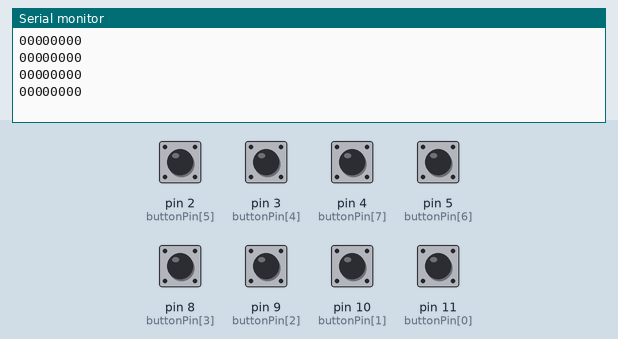
Recording of a sketch running on a simulated Arduino Uno, built with avr-gcc and run on an emulated ATmega328P. Parts: the last lines printed to the serial monitor. The test bench sets the inputs (shaded band); at power-on: pin 2 (buttonPin[5]), pin 3 (buttonPin[4]), pin 4 (buttonPin[7]), pin 5 (buttonPin[6]), pin 8 (buttonPin[3]), pin 9 (buttonPin[2]), pin 10 (buttonPin[1]), pin 11 (buttonPin[0]) LOW.

Above: at 1.8 s.
1.9 s: pin 2 (buttonPin[5]) pulled HIGH for 0.6 s
At 2.4 s:
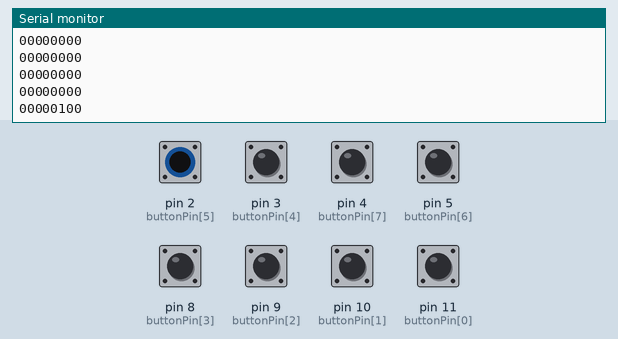
4.0 s: pin 3 (buttonPin[4]) pulled HIGH for 0.6 s
At 4.4 s:
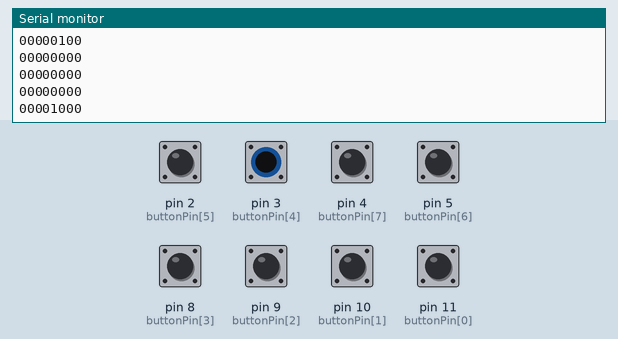
6.1 s: pin 4 (buttonPin[7]) pulled HIGH for 0.6 s
At 6.9 s:
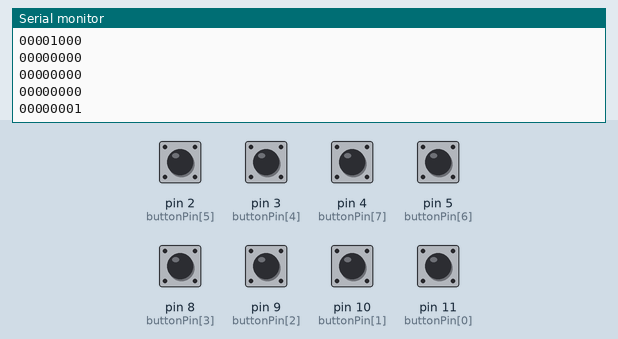
8.2 s: pin 5 (buttonPin[6]) pulled HIGH for 0.6 s
At 8.9 s:
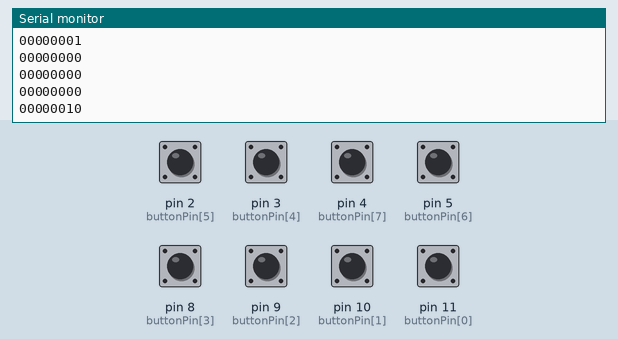
10.3 s: pin 8 (buttonPin[3]) pulled HIGH for 0.6 s
At 10.9 s:
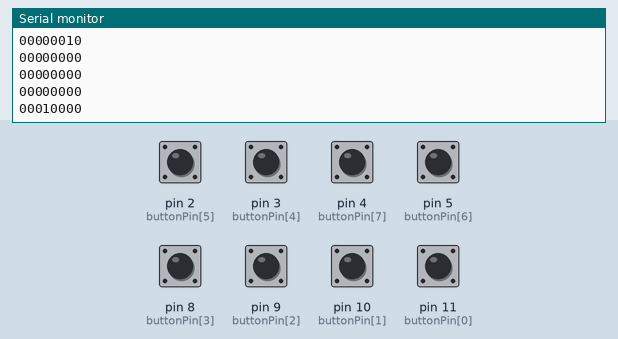
12.4 s: pin 9 (buttonPin[2]) pulled HIGH for 0.6 s
At 12.9 s:
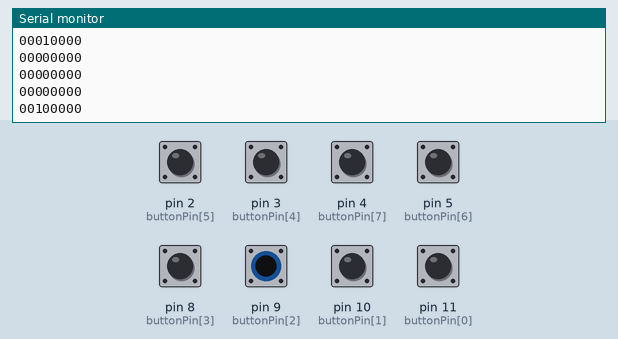
Timing chart, 0 to 15.4 s (numbered marks = the images above; inputs shaded):
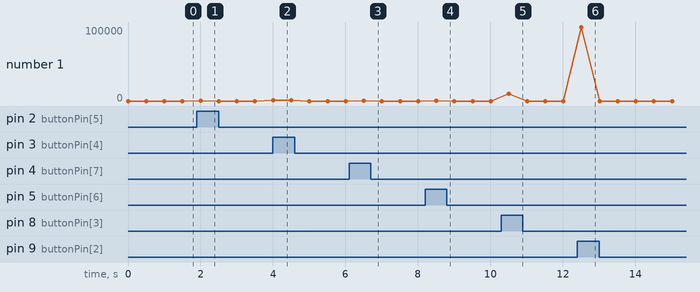

The sketch:

sketch_oct30a.ino
```cpp
#include <SoftwareSerial.h>

const int buttonPin[8] = {11, 10 , 9 , 8 , 3 , 2 , 5 , 4}; // Ordem errada
                         // 6, 7, 4, 5, 8, 9, 10, 11
void setup() {
  // Open serial communications and wait for port to open:
  Serial.begin(9600);
  while (!Serial);

  // Set pin mode
  for(int i=0; i<8; i++) {
    pinMode(buttonPin[i], INPUT);
  }
}

int bin2dec(int * binNumber){

  int i,dec=0;

  for(i=0; i<8; i++) {
    if(binNumber[i] == HIGH) {
      dec += pow(2,i);
    }
  }


}


//void tempLookUp(int code){
//
//  int table[255] = {   ,   ,   ,   ,   ,   ,   ,   ,   ,   ,   ,   ,   ,   ,   ,   ,   ,   ,   ,   ,   ,   ,   ,   ,   ,   ,   ,   ,   ,   ,   ,   ,   ,   ,   ,   ,   ,
////                   -17 -16 -15 -14 -13 -12 -11 -10  -9  -8  -7  -6  -5  -4  -3  -2  -1   0   1   2   3   4   5   6   7   8   9  10  11  12  13  14  15  16  17  18  19
//                       ,   ,   ,   ,   ,   ,   ,   ,   ,   ,   ,   ,   ,   ,   ,   ,   ,   ,   ,   ,   ,   ,   ,   ,   ,   ,   ,   ,   ,   ,   ,   ,   ,   ,   ,
////                    20  21  22  23  24  25  26  27  28  29  30  31  32  33  34  35  36  37  38  39  40  41  42  43  44  45  46  47  48  49  50  51  52  53  54  55
//  }
//
//  return table[code];
//
//}

void loop() {
  int buttonState[8];

  // Read A/D
  for(int i=0; i<8; i++) {
    buttonState[i] = digitalRead(buttonPin[i]);
  }

  // Convert to decimal
  int dec = 0;
  for(int i=0; i<8; i++) {
    if(buttonState[i] == HIGH) {
      dec += pow(2,i);
    }
  }


  // Print
  for(int i=0; i<8; i++) {
    Serial.print(buttonState[i], "%d");
  }
  Serial.print("\n");
  delay(500);
}
```

Measured:
- after the input at 1.9 s, the serial monitor: prints a new line after 0.10 s (image 1)
- after the input at 4.0 s, the serial monitor: prints a new line at once (image 2)
- after the input at 6.1 s, the serial monitor: prints a new line after 0.41 s (image 3)
- after the input at 8.2 s, the serial monitor: prints a new line after 0.31 s (image 4)
- after the input at 10.3 s, the serial monitor: prints a new line after 0.21 s (image 5)
- after the input at 12.4 s, the serial monitor: prints a new line after 0.11 s (image 6)
